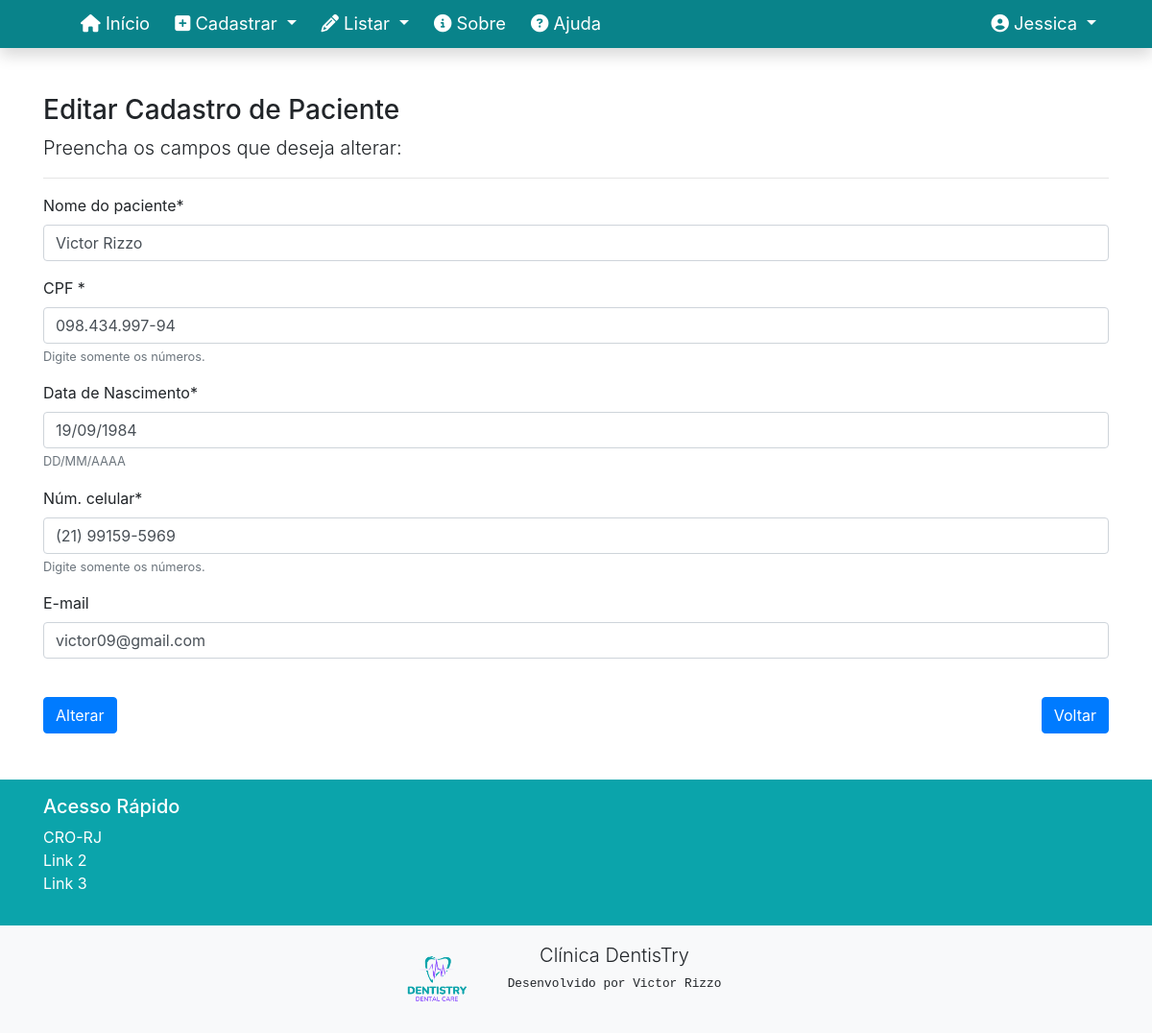
Page /editar/paciente/1 (signed in) on the committed database.
### agendamentos/models.py (models this page shows, shortened)
class Paciente(models.Model):
    nome = models.CharField('Nome do paciente', max_length=250)
    cpf = models.CharField('CPF ', max_length=14, help_text="Digite somente os números.")
    email = models.CharField('E-mail', max_length=250, null=True, blank=True)
    data_nascimento = models.DateField('Data de Nascimento', help_text="DD/MM/AAAA")
    celular = models.CharField('Núm. celular', max_length=250, help_text="Digite somente os números.")
    arquivo = models.FileField(upload_to='pdf/')
    atualizado_em = models.DateTimeField('Atualizado em', auto_now=True)
    class Meta:
        verbose_name = 'Paciente'
        verbose_name_plural = 'Pacientes'

### agendamentos/views.py (the view)
# urls.py: path('editar/paciente/<int:pk>', PacienteUpdate.as_view(), name='editar-paciente'),
class PacienteUpdate(LoginRequiredMixin, UpdateView):
    login_url = reverse_lazy('login')
    model = Paciente
    fields = ['nome', 'cpf', 'data_nascimento', 'celular', 'email']
    template_name = 'cadastros/form-alterar.html'
    success_url = reverse_lazy('listar-pacientes')
    def get_context_data(self, *args, **kwargs):
        context = super().get_context_data(*args, **kwargs)
        context['titulo'] = "Editar Cadastro de Paciente"
        return context

### agendamentos/templates/cadastros/form-alterar.html (shortened to what this page needs)
{% extends 'paginas/modelo-agendamento.html' %}
{% load static %}
{% load crispy_forms_tags %}
{% block conteudo %}
<h3>{{ titulo }}</h3>
<p class="lead">
    Preencha os campos que deseja alterar:
</p>
<hr>
<form action="" method="POST">
    {{ form|crispy }}
    <button type="submit" class="btn btn-primary mt-4">Alterar</button>
    <a href="{% url 'listar-pacientes' %}" class="btn btn-primary mt-4 float-right">Voltar</a>
</form>
{% endblock %}

### paginas/templates/paginas/modelo-agendamento.html (shortened to what this page needs)
{% load static %}
<!doctype html>
<html lang="pt-br" class="h-100">
<head>
    <link rel="stylesheet" href="https://cdn.jsdelivr.net/npm/bootstrap@4.4.1/dist/css/bootstrap.min.css">
    <link href="{% static 'css/font-awesome.css' %}" rel="stylesheet">
    <link href="{% static 'css/dentistry.css' %}" rel="stylesheet">
    <link rel="stylesheet" type="text/css" href="https://cdn.datatables.net/v/bs4/dt-1.12.1/datatables.min.css" />
</head>
<body class="d-flex flex-column h-100">
    <main role="main" class="flex-shrink-0">
        {% block menu %}
        <nav class="navbar navbar-expand-lg navbar-dark bg-dentistry-escuro font-115 shadow">
            <div class="container">
                <a class="navbar-brand" href="#">
                </a>
                <div class="collapse navbar-collapse" id="navbarNavDropdown">
                    <ul class="navbar-nav mr-auto">
                        <li class="nav-item">
                            <a class="nav-link" href="{% url 'index' %}">
                                <i class="fa fa-home" aria-hidden="true"></i>
                                Início
                            </a>
                        </li>
                        {% if request.user.is_authenticated %}
                        <li class="nav-item dropdown">
                            <a class="nav-link dropdown-toggle text-white" href="#" id="navbarDropdownMenuLink"
                                role="button" data-toggle="dropdown" aria-haspopup="true" aria-expanded="false">
                                <i class="fa fa-plus-square" aria-hidden="true"></i>
                                Cadastrar
                            </a>
                        </li>
                        {% endif %}
                        {% if request.user.is_authenticated %}
                        <li class="nav-item dropdown">
                            <a class="nav-link dropdown-toggle text-white" href="#" id="navbarDropdownMenuLink"
                                role="button" data-toggle="dropdown" aria-haspopup="true" aria-expanded="false">
                                <i class="fa fa-pencil" aria-hidden="true"></i>
                                Listar
                            </a>
                        </li>
                        {% endif %}
                        <li class="nav-item ">
                            <a class="nav-link" href="{% url 'sobre' %}">
                                <i class="fa fa-info-circle" aria-hidden="true"></i>
                                Sobre
                            </a>
                        </li>
                        <li class="nav-item ">
                            <a class="nav-link" href="mailto:victor09@gmail.com">
                                <i class="fa fa-question-circle" aria-hidden="true"></i>
                                Ajuda
                            </a>
                        </li>
                    </ul>
                    <ul class="navbar-nav">
                        {% if request.user.is_authenticated %}
                        <li class="nav-item dropdown">
                            <a class="nav-link dropdown-toggle text-white" href="#" id="navbarDropdownMenuLink"
                                role="button" data-toggle="dropdown" aria-haspopup="true" aria-expanded="false">
                                <i class="fa fa-user-circle" aria-hidden="true"></i>
                                <span id="username">{{ request.user }}</span>
                            </a>
                        </li>
                        {% endif %}
                    </ul>
                </div>
            </div>
        </nav>
        {% endblock %}
        <div class="container py-5">
            {% block conteudo %}{% endblock %}
        </div>
    </main>
    <footer class="mt-auto">
        {% block rodape-links %}
        <div class="container-fluid bg-dentistry text-white p-3">
            <div class="container">
                <div class="row">
                    <div class="col-sm">
                        <h5>Acesso Rápido</h5>
                        <ul class="list-unstyled">
                            <li><a href="https://www.cro-rj.org.br/" class="text-white">CRO-RJ</a></li>
                            <li><a href="#" class="text-white">Link 2</a></li>
                            <li><a href="#" class="text-white">Link 3</a></li>
                        </ul>
                    </div>
                </div>
            </div>
        </div>
        {% endblock %}
        {% block rodape %}
        <div class="container-fluid bg-light text-center p-3">
            <div class="row">
                <div class="col-md-4 mx-auto text-center">
                    <img src="{% static 'img/1.png' %}" height="80" class="float-left" alt="">
                    <p>
                        <span class="lead">Clínica DentisTry</span><br>
                        <span class="small text-monospace">Desenvolvido por Victor Rizzo</span>
                    </p>
                </div>
            </div>
            {% endblock %}
    </footer>
</body>
</html>

### static/css/dentistry.css (style rules this page uses)
.bg-dentistry { background-color: #0ba4ab; }
.bg-dentistry-escuro { background-color: #09838a; }
.font-115 { font-size: 115%; }
.navbar { padding: 0 !important; }
.navbar .navbar-brand { padding-left: 10px; }
.navbar a.nav-link { color: white !important; }
.navbar .nav-item { padding: 3px 5px; }

### rows in the picture
Paciente: nome "Victor Rizzo", cpf "098.434.997-94", data_nascimento "19/09/1984", celular "(21) 99159-5969", email "victor09@gmail.com"

### other values in the picture
{{ request.user }} "Jessica"
{{ titulo }} "Editar Cadastro de Paciente"
